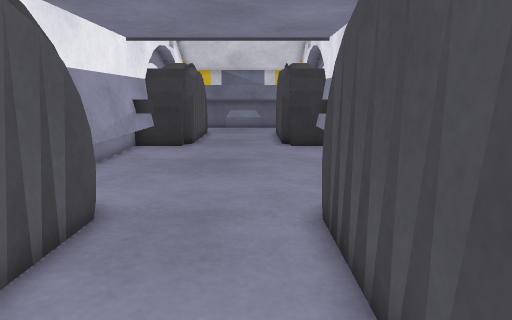
[1] (above)

12 first-person views from a walk through a robot-simulator world made for Gazebo. The camera is 0.51 m above the floor, tilts 10° down and sees 70° across. The floor is counted in squares, 0.2 m on a side. Each view is taken from the middle of a square. On the plan, view 1 faces up. The plan holds only what a view shows up to about 20 squares ahead; the rest is blank.

[2]
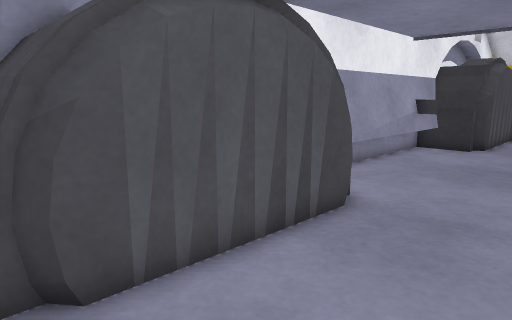

[3]
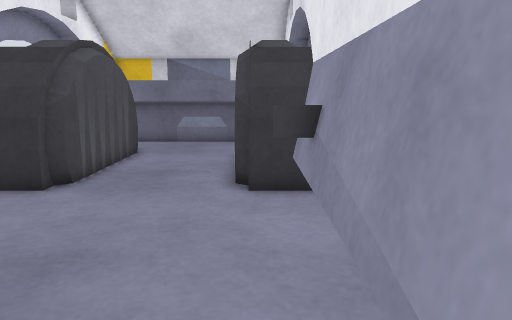

[4]
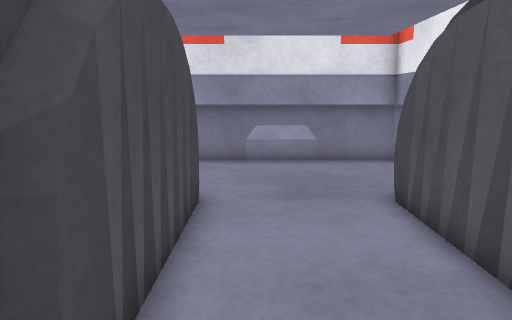

[5]
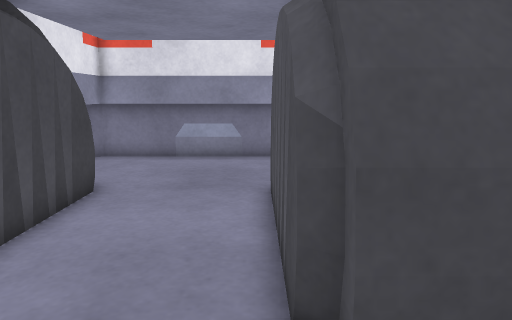

[6]
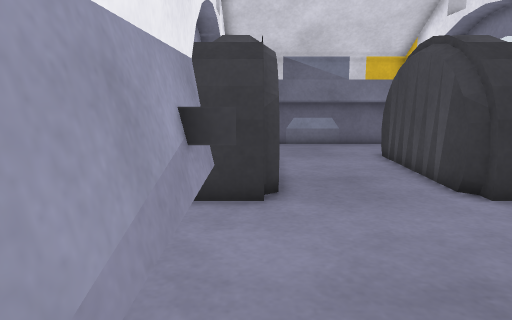

[7]
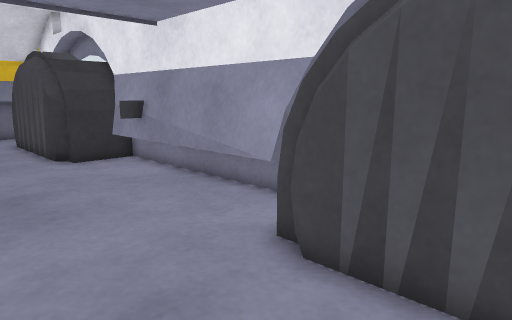

[8]
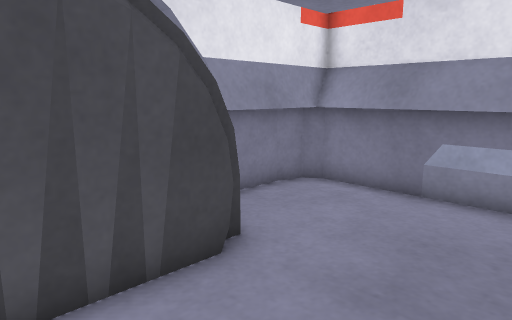

[9]
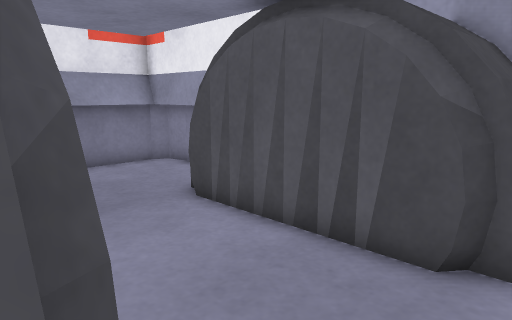

[10]
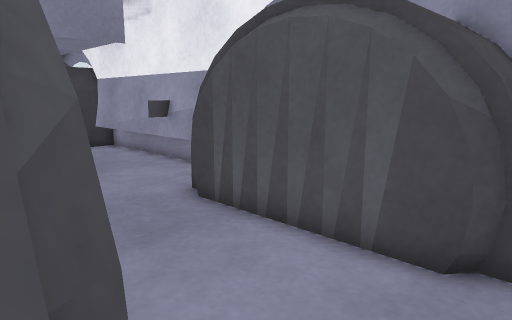

[11]
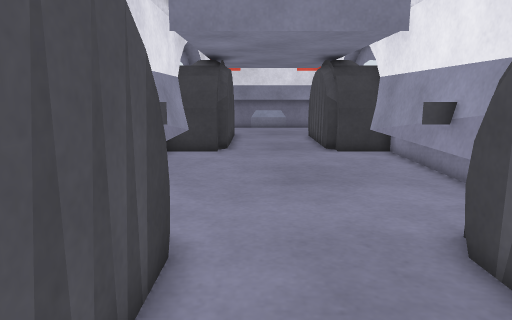

[12]
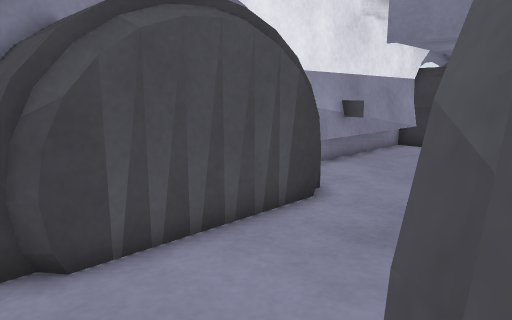

### Floor plan
Key: @ floor where view 1 was taken; # wall or solid block; . floor.
Columns run from 5 left of view 1 to 3 right of it. Each row starts with its distance up from view 1.
 28  ########
 27  .......#
 26 ##.....##
 25 ##.....##
 24  #.....#
 23  #.....#
 22  #.....#
 21  #.....#
 20 ##.....##
 19 ##.....##
 18 #.......#
 17 #.......#
 16 #.......#
 15 #.......#
 14 #.......#
 13 #.......#
 12 #.......#
 11 #.......#
 10 #.......#
  9 #.......#
  8 ##.....##
  7 ##.....##
  6  #.....#
  5  #.....#
  4  #.....#
  3  #.....#
  2 ##.....#
  1 ##.....##
  0 #....@..#
 -1 #.......#
 -2 #.......#
 -3 #.......#
 -4 #########

Where each view was taken, in squares from view 1:
view 1: 0 up, 0 right, facing up
view 2: 0 up, 1 right, facing up-left
view 3: 9 up, 2 right, facing up
view 4: 10 up, 0 right, facing down
view 5: 11 up, 3 left, facing down
view 6: 10 up, 4 left, facing up
view 7: 4 up, 3 left, facing up-right
view 8: 5 up, 3 left, facing down-right
view 9: 9 up, 2 right, facing down-left
view 10: 27 up, 2 right, facing down-left
view 11: 25 up, 0 right, facing down
view 12: 27 up, 4 left, facing down-right
